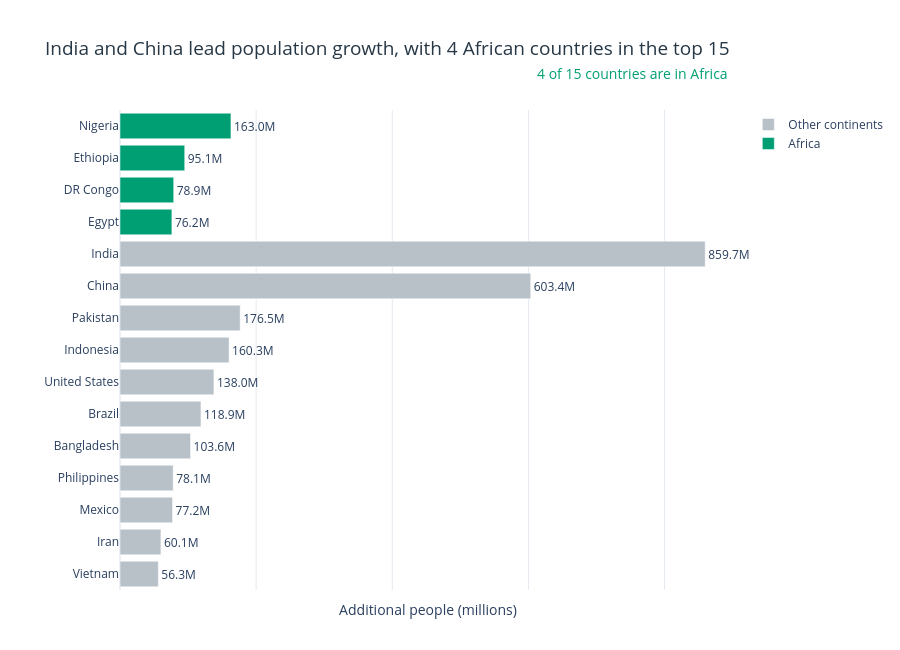

Source (notebook cell):
### Markdown cell above
I chose a horizontal bar chart because it makes it easy to compare the population increase of 15 countries. I highlighted African countries in teal and used grey for the others so we can quickly see how many African countries made the list.

### Code cell
top15 = df.copy()

top15['People Added'] = (
    top15['2022 Population'] - top15['1970 Population']
)

top15 = top15.nlargest(15, 'People Added').sort_values(
    'People Added', ascending=True
)

top15['Region'] = top15['Continent'].apply(
    lambda x: 'Africa' if x == 'Africa' else 'Other continents'
)

top15['Added (Millions)'] = (
    top15['People Added'] / 1_000_000
)

top15['Label'] = top15['Added (Millions)'].apply(
    lambda x: f'{x:.1f}M'
)

africa_count = (top15['Continent'] == 'Africa').sum()

fig = px.bar(
    top15,
    x='People Added',
    y='Country',
    orientation='h',
    color='Region',
    color_discrete_map={
        'Africa': '#009E73',
        'Other continents': '#B8C0C8'
    },
    text='Label',
    title='India and China lead population growth, with 4 African countries in the top 15',
    labels={
        'People Added': 'Additional people (millions)',
        'Country': ''
    }
)

fig.update_traces(
    textposition='outside',
    cliponaxis=False
)

fig.update_layout(
    template='plotly_white',
    height=650,
    title_font=dict(size=19, color='#263746'),
    legend_title_text='',
    xaxis=dict(
        showgrid=True,
        gridcolor='#E5E9EF',
        showticklabels=False
    ),
    yaxis=dict(showgrid=False),
    margin=dict(l=120, r=90, t=110, b=60),
    annotations=[
        dict(
            x=0.99,
            y=1.10,
            xref='paper',
            yref='paper',
            text=f'{africa_count} of 15 countries are in Africa',
            showarrow=False,
            font=dict(size=14, color='#009E73')
        )
    ]
)

fig.show()

print(f'Number of African countries in the top 15: {africa_count}')

### Figure 1 — Plotly figure (JSON) as saved in the notebook; plotly's stock layout.template omitted (floating-point values rounded to 4 significant figures)
{"data": [{"cliponaxis": false, "hovertemplate": "Region=Other continents<br>Additional people (millions)=%{x}<br>=%{y}<br>Label=%{text}<extra></extra>", "legendgroup": "Other continents", "marker": {"color": "#B8C0C8", "pattern": {"shape": ""}}, "name": "Other continents", "orientation": "h", "showlegend": true, "text": ["56.3M", "60.1M", "77.2M", "78.1M", "103.6M", "118.9M", "138.0M", "160.3M", "176.5M", "603.4M", "859.7M"], "textposition": "outside", "type": "bar", "x": [56258007, 60100865, 77214819, 78123423, 103644512, 118943623, 137961517, 160272945, 176533990, 603352887, 859671872], "xaxis": "x", "y": ["Vietnam", "Iran", "Mexico", "Philippines", "Bangladesh", "Brazil", "United States", "Indonesia", "Pakistan", "China", "India"], "yaxis": "y"}, {"cliponaxis": false, "hovertemplate": "Region=Africa<br>Additional people (millions)=%{x}<br>=%{y}<br>Label=%{text}<extra></extra>", "legendgroup": "Africa", "marker": {"color": "#009E73", "pattern": {"shape": ""}}, "name": "Africa", "orientation": "h", "showlegend": true, "text": ["76.2M", "78.9M", "95.1M", "163.0M"], "textposition": "outside", "type": "bar", "x": [76208117, 78858479, 95071678, 162971948], "xaxis": "x", "y": ["Egypt", "DR Congo", "Ethiopia", "Nigeria"], "yaxis": "y"}], "layout": {"annotations": [{"font": {"color": "#009E73", "size": 14}, "showarrow": false, "text": "4 of 15 countries are in Africa", "x": 0.99, "xref": "paper", "y": 1.1, "yref": "paper"}], "barmode": "relative", "height": 650, "legend": {"title": {"text": ""}, "tracegroupgap": 0}, "margin": {"b": 60, "l": 120, "r": 90, "t": 110}, "title": {"font": {"color": "#263746", "size": 19}, "text": "India and China lead population growth, with 4 African countries in the top 15"}, "xaxis": {"anchor": "y", "domain": [0, 1], "gridcolor": "#E5E9EF", "showgrid": true, "showticklabels": false, "title": {"text": "Additional people (millions)"}}, "yaxis": {"anchor": "x", "domain": [0, 1], "showgrid": false, "title": {"text": ""}}}}
